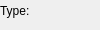
                <widget class="QWidget" name="page_Link">
                 <property name="geometry">
                  <rect>
                   <x>0</x>
                   <y>0</y>
                   <width>100</width>
                   <height>30</height>
                  </rect>
                 </property>
                 <attribute name="label">
                  <string>Link Options</string>
                 </attribute>
                 <widget class="QWidget" name="gridWidget" native="true">
                  <property name="geometry">
                   <rect>
                    <x>0</x>
                    <y>0</y>
                    <width>363</width>
                    <height>311</height>
                   </rect>
                  </property>
                  <layout class="QGridLayout" name="gridLayout_2">
                   <item row="0" column="1">
                    <widget class="QComboBox" name="link_orientation_combobox">
                     <item>
                      <property name="text">
                       <string>Horizontal</string>
                      </property>
                     </item>
                     <item>
                      <property name="text">
                       <string>Vertical</string>
                      </property>
                     </item>
                     <item>
                      <property name="text">
                       <string>Teleporter</string>
                      </property>
                     </item>
                    </widget>
                   </item>
                   <item row="0" column="0">
                    <widget class="QLabel" name="label_2">
                     <property name="text">
                      <string>Type:</string>
                     </property>
                    </widget>
                   </item>
                   <item row="1" column="0">
                    <widget class="QLabel" name="label_3">
                     <property name="text">
                      <string>Size:</string>
                     </property>
                    </widget>
                   </item>
                   <item row="1" column="1">
                    <widget class="QSpinBox" name="link_size_spinbox">
                     <property name="minimum">
                      <number>1</number>
                     </property>
                     <property name="maximum">
                      <number>6</number>
                     </property>
                    </widget>
                   </item>
                   <item row="2" column="0">
                    <widget class="QLabel" name="label_4">
                     <property name="text">
                      <string>Bi-Direcional:</string>
                     </property>
                    </widget>
                   </item>
                   <item row="2" column="1">
                    <widget class="QCheckBox" name="link_bidi_checkbox">
                     <property name="text">
                      <string/>
                     </property>
                    </widget>
                   </item>
                   <item row="3" column="0">
                    <widget class="QLabel" name="label_5">
                     <property name="text">
                      <string>Is Door:</string>
                     </property>
                    </widget>
                   </item>
                   <item row="3" column="1">
                    <widget class="QCheckBox" name="link_isdoor_checkbox">
                     <property name="text">
                      <string/>
                     </property>
                    </widget>
                   </item>
                   <item row="4" column="0">
                    <spacer name="verticalSpacer">
                     <property name="orientation">
                      <enum>Qt::Vertical</enum>
                     </property>
                     <property name="sizeHint" stdset="0">
                      <size>
                       <width>20</width>
                       <height>40</height>
                      </size>
                     </property>
                    </spacer>
                   </item>
                  </layout>
                 </widget>
                </widget>
